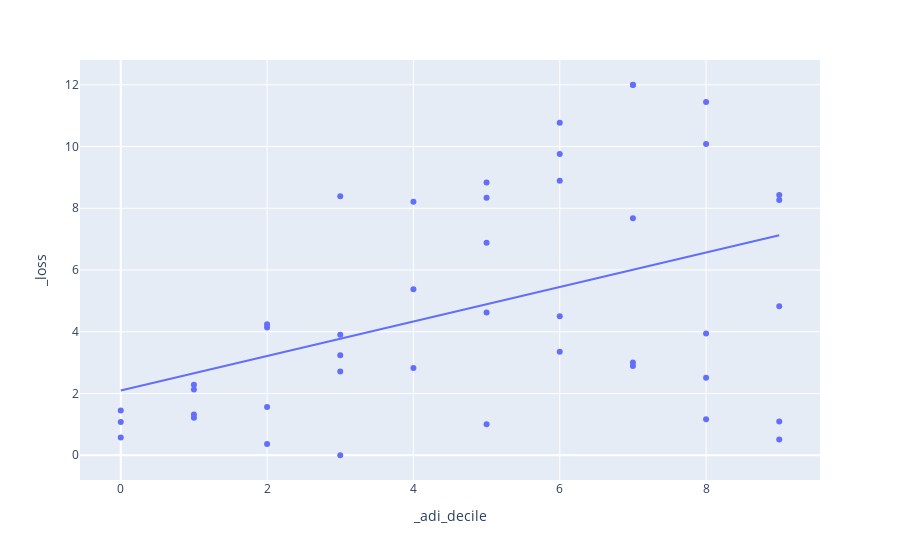

Source (notebook cell):
### Code cell
# px.scatter(dfg, x='_adi_decile', y='_loss', trendline='ols')

### Figure 1 — Plotly figure (JSON) as saved in the notebook; plotly's stock layout.template omitted (floating-point values rounded to 4 significant figures)
{"data": [{"hovertemplate": "_adi_decile=%{x}<br>_loss=%{y}<extra></extra>", "legendgroup": "", "marker": {"color": "#636efa", "symbol": "circle"}, "mode": "markers", "name": "", "orientation": "v", "showlegend": false, "type": "scatter", "x": [0, 0, 0, 1, 1, 1, 1, 2, 2, 2, 2, 3, 3, 3, 3, 3, 4, 4, 4, 5, 5, 5, 5, 5, 6, 6, 6, 6, 6, 7, 7, 7, 7, 7, 8, 8, 8, 8, 8, 9, 9, 9, 9, 9], "xaxis": "x", "y": [1.074, 0.5764, 1.45, 1.217, 2.281, 1.319, 2.129, 0.3633, 4.137, 1.559, 4.243, 3.238, 3.903, 2.709, 0, 8.386, 2.828, 5.375, 8.21, 4.624, 8.837, 6.882, 8.342, 1.002, 4.504, 10.77, 9.758, 8.89, 3.35, 3.004, 12, 11.99, 7.678, 2.893, 2.509, 11.44, 10.08, 3.943, 1.166, 1.094, 8.264, 8.428, 4.824, 0.507], "yaxis": "y"}, {"hovertemplate": "<b>OLS trendline</b><br>_loss = 0.559073 * _adi_decile + 2.09424<br>R<sup>2</sup>=0.191819<br><br>_adi_decile=%{x}<br>_loss=%{y} <b>(trend)</b><extra></extra>", "legendgroup": "", "marker": {"color": "#636efa", "symbol": "circle"}, "mode": "lines", "name": "", "showlegend": false, "type": "scatter", "x": [0, 0, 0, 1, 1, 1, 1, 2, 2, 2, 2, 3, 3, 3, 3, 3, 4, 4, 4, 5, 5, 5, 5, 5, 6, 6, 6, 6, 6, 7, 7, 7, 7, 7, 8, 8, 8, 8, 8, 9, 9, 9, 9, 9], "xaxis": "x", "y": [2.094, 2.094, 2.094, 2.653, 2.653, 2.653, 2.653, 3.212, 3.212, 3.212, 3.212, 3.771, 3.771, 3.771, 3.771, 3.771, 4.331, 4.331, 4.331, 4.89, 4.89, 4.89, 4.89, 4.89, 5.449, 5.449, 5.449, 5.449, 5.449, 6.008, 6.008, 6.008, 6.008, 6.008, 6.567, 6.567, 6.567, 6.567, 6.567, 7.126, 7.126, 7.126, 7.126, 7.126], "yaxis": "y"}], "layout": {"legend": {"tracegroupgap": 0}, "margin": {"t": 60}, "xaxis": {"anchor": "y", "domain": [0, 1], "title": {"text": "_adi_decile"}}, "yaxis": {"anchor": "x", "domain": [0, 1], "title": {"text": "_loss"}}}}
